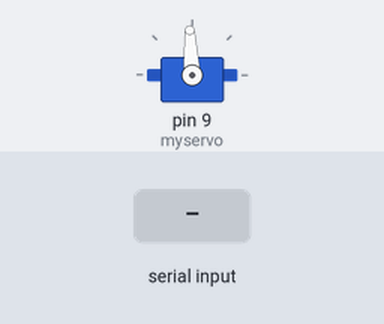
Bench run of a sketch on a simulated Arduino Uno, built with avr-gcc and run on an emulated ATmega328P. Shown: servo. Inputs (shaded band) come from the test bench. What the sketch prints to the serial monitor is not drawn.

Above: at 1.4 s.
1.5 s: "90,45\n" received over Serial
At 2.0 s:
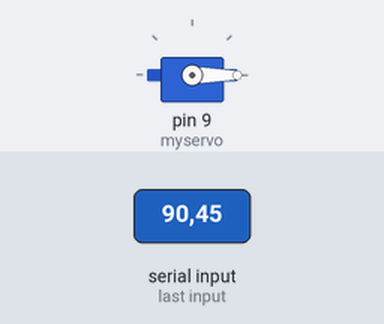
Timing chart, 0 to 4.5 s (numbered marks = the images above; inputs shaded):
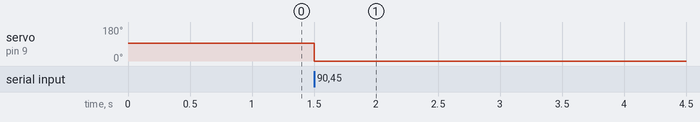

The sketch:

ThrusterTestWorks.ino
```cpp
#include <Servo.h>
Servo myservo;

int thruster_Speed = 1500;

void setup() {

  myservo.attach(9);
  myservo.writeMicroseconds(1500);
  delay(200);
  Serial.begin(9600);

}

void loop() {

  Serial.print("Enter thruster speed: ");
  int temp = Serial.parseInt();
  if (temp != 0) thruster_Speed = temp;
  //changing the fan speed
  Serial.print("thruster_speed = ");
  Serial.println(thruster_Speed);
  myservo.writeMicroseconds(thruster_Speed);
  Serial.write(9600);
  Serial.available();

}
```

Measured:
- after the input at 1.5 s, servo on pin 9 (myservo): 93° → 0° at once
